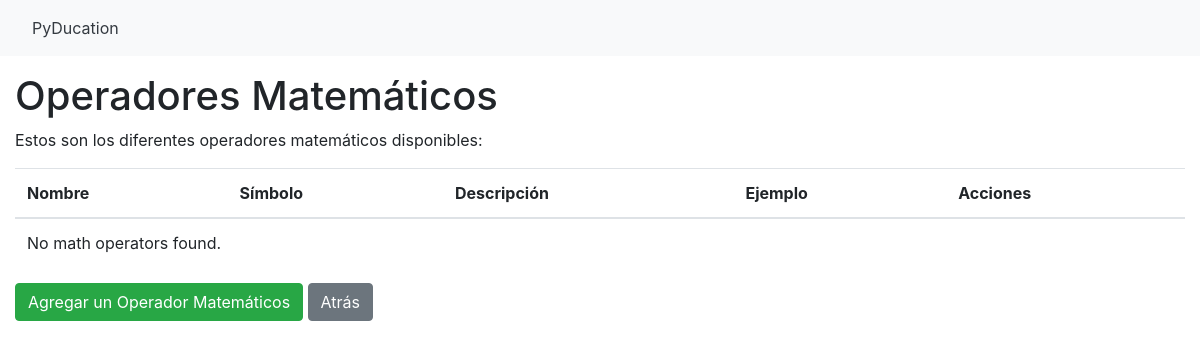
/math_operators/, run on an earlier commit of the app's database.
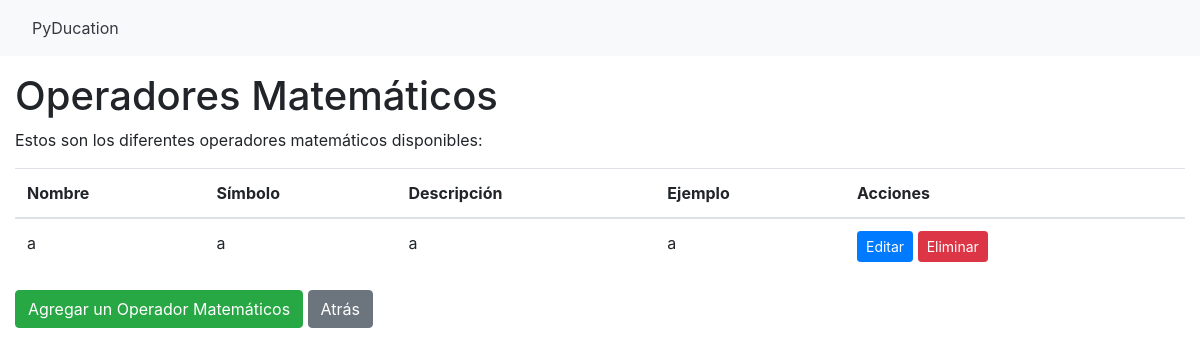
And on a later commit of the database.
### blog/models.py (models this page shows)
class MathOperator(models.Model):
    name = models.CharField(max_length=50)
    symbol = models.CharField(max_length=10)
    description = models.TextField()
    example = models.CharField(max_length=50, blank=True, null=True)

### blog/views.py (the view)
# urls.py: path('math_operators/', MathOperatorListView.as_view(), name='math_operator_list'),
class MathOperatorListView(ListView):
    model = MathOperator
    template_name = 'math_operators/math_operator_list.html'
    context_object_name = 'math_operators'

### PyDucation/templates/math_operators/math_operator_list.html
{% extends 'PyDucation/base.html' %}
{% block content %}
  <h1>Operadores Matemáticos</h1>
  <p>Estos son los diferentes operadores matemáticos disponibles:</p>
  <table class="table">
    <thead>
      <tr>
        <th>Nombre</th>
        <th>Símbolo</th>
        <th>Descripción</th>
        <th>Ejemplo</th>
        <th>Acciones</th>
      </tr>
    </thead>
    <tbody>
      {% for math_operator in math_operators %}
      <tr>
        <td>{{ math_operator.name }}</td>
        <td>{{ math_operator.symbol }}</td>
        <td>{{ math_operator.description }}</td>
        <td>{{ math_operator.example }}</td>
        <td>
          <a href="{% url 'math_operator_update' math_operator.pk %}" class="btn btn-primary btn-sm">Editar</a>
          <a href="{% url 'math_operator_delete' math_operator.pk %}" class="btn btn-danger btn-sm">Eliminar</a>
        </td>
      </tr>
      {% empty %}
      <tr>
        <td colspan="5">No math operators found.</td>
      </tr>
      {% endfor %}
    </tbody>
  </table>
  <a href="{% url 'math_operator_create' %}" class="btn btn-success">Agregar un Operador Matemáticos</a>
  <a href="{% url 'pyducation' %}" class="btn btn-secondary">Atrás</a>
{% endblock %}

What changed in the data, as far as the page shows it:
added MathOperator: name "a", symbol "a", description "a", example "a"
Also different on the page:
text no longer shown: "No math operators found."
